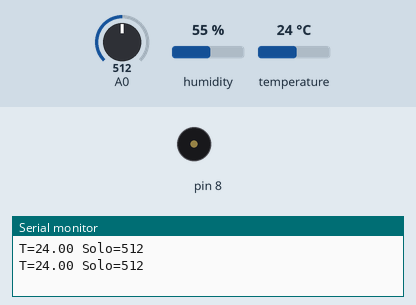
This sketch was run on a simulated Arduino Uno, built with avr-gcc and run on an emulated ATmega328P. Shown: buzzer (waves = sounding), the last lines printed to the serial monitor. Inputs (shaded band) come from the test bench; at power-on: temperature 24 °C, A0 = 512, humidity 55 %.

Above: at 2.8 s.
2.9 s: temperature set to 31 °C
5.6 s: temperature set to 34 °C
At 6.8 s:
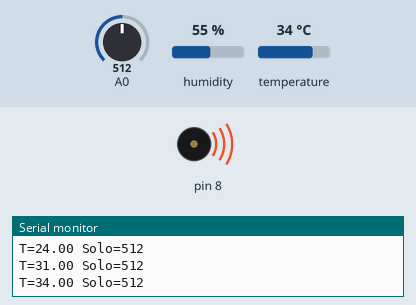
Timing chart, 0 to 8.6 s (numbered marks = the images above; inputs shaded):
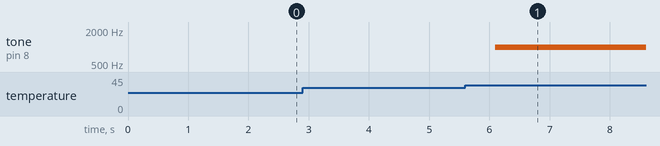

The sketch:

Projeto_196_Alarme_duplo_de_estufa.ino
```cpp
// Projeto 196 - Alarme duplo de estufa
// Arduino Uno | Arduino Neon Lab

#include <DHT.h>
DHT dht(2,DHT11);
void setup(){dht.begin();Serial.begin(9600);}
void loop(){
 float t=dht.readTemperature();int solo=analogRead(A0);
 bool alarme=(!isnan(t) && t>32) || solo>750;
 if(alarme)tone(8,1000);else noTone(8);
 Serial.print("T=");Serial.print(t);
 Serial.print(" Solo=");Serial.println(solo);delay(2000);
}
```

Measured:
- the behaviour switches between 32 and 33 °C on temperature (found by bisection; images 0 and 1)
- after the input at 5.6 s, tone on pin 8: silent → 1000 Hz after 0.50 s
